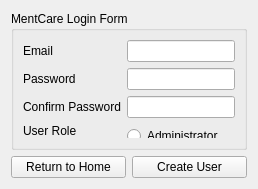
      <widget class="QWidget" name="RegisterPage">
       <layout class="QHBoxLayout" name="horizontalLayout_5">
        <item>
         <layout class="QVBoxLayout" name="verticalLayout_4">
          <item>
           <widget class="QGroupBox" name="RegisterPage_Groupbox">
            <property name="title">
             <string>MentCare Login Form</string>
            </property>
            <layout class="QFormLayout" name="formLayout_8">
             <item row="0" column="0">
              <widget class="QLabel" name="RegisterPage_Email_label">
               <property name="text">
                <string>Email</string>
               </property>
              </widget>
             </item>
             <item row="0" column="1">
              <widget class="QLineEdit" name="RegisterPage_LineEdit_Login_Email"/>
             </item>
             <item row="1" column="0">
              <widget class="QLabel" name="RegisterPage_Password_Label">
               <property name="text">
                <string>Password</string>
               </property>
              </widget>
             </item>
             <item row="1" column="1">
              <widget class="QLineEdit" name="RegisterPage_LineEdit_Login_Password">
               <property name="echoMode">
                <enum>QLineEdit::Password</enum>
               </property>
              </widget>
             </item>
             <item row="2" column="0">
              <widget class="QLabel" name="RegisterPage_Password_Label_2">
               <property name="text">
                <string>Confirm Password</string>
               </property>
              </widget>
             </item>
             <item row="2" column="1">
              <widget class="QLineEdit" name="RegisterPage_LineEdit_Login_Password_2">
               <property name="echoMode">
                <enum>QLineEdit::Password</enum>
               </property>
              </widget>
             </item>
             <item row="3" column="0">
              <widget class="QLabel" name="RegisterPage_Role_Label_3">
               <property name="text">
                <string>User Role</string>
               </property>
              </widget>
             </item>
             <item row="3" column="1">
              <widget class="QGroupBox" name="RegisterPage_GroupBox_Role">
               <property name="enabled">
                <bool>true</bool>
               </property>
               <property name="sizePolicy">
                <sizepolicy hsizetype="Minimum" vsizetype="Expanding">
                 <horstretch>0</horstretch>
                 <verstretch>0</verstretch>
                </sizepolicy>
               </property>
               <property name="styleSheet">
                <string notr="true">QGroupBox#RegisterPage_GroupBox_Role {border:0;}</string>
               </property>
               <property name="title">
                <string/>
               </property>
               <property name="flat">
                <bool>true</bool>
               </property>
               <widget class="QWidget" name="horizontalLayoutWidget_3">
                <property name="geometry">
                 <rect>
                  <x>0</x>
                  <y>0</y>
                  <width>631</width>
                  <height>24</height>
                 </rect>
                </property>
                <layout class="QHBoxLayout" name="horizontalLayout_12">
                 <item>
                  <widget class="QRadioButton" name="RegisterPage_RadioButton_Administrator">
                   <property name="text">
                    <string>Administrator</string>
                   </property>
                   <attribute name="buttonGroup">
                    <string notr="true">RegisterPage_ButtonGroup_Role</string>
                   </attribute>
                  </widget>
                 </item>
                 <item>
                  <widget class="QRadioButton" name="RegisterPage_RadioButton_Provider">
                   <property name="text">
                    <string>Provider</string>
                   </property>
                   <attribute name="buttonGroup">
                    <string notr="true">RegisterPage_ButtonGroup_Role</string>
                   </attribute>
                  </widget>
                 </item>
                 <item>
                  <widget class="QRadioButton" name="RegisterPage_RadioButton_Patient">
                   <property name="text">
                    <string>Patient</string>
                   </property>
                   <attribute name="buttonGroup">
                    <string notr="true">RegisterPage_ButtonGroup_Role</string>
                   </attribute>
                  </widget>
                 </item>
                </layout>
               </widget>
              </widget>
             </item>
            </layout>
           </widget>
          </item>
          <item>
           <layout class="QHBoxLayout" name="horizontalLayout_4">
            <item>
             <widget class="QPushButton" name="RegisterPage_LoginButton_2">
              <property name="text">
               <string>Return to Home</string>
              </property>
             </widget>
            </item>
            <item>
             <widget class="QPushButton" name="RegisterPage_LoginButton">
              <property name="text">
               <string>Create User</string>
              </property>
             </widget>
            </item>
           </layout>
          </item>
         </layout>
        </item>
       </layout>
      </widget>
